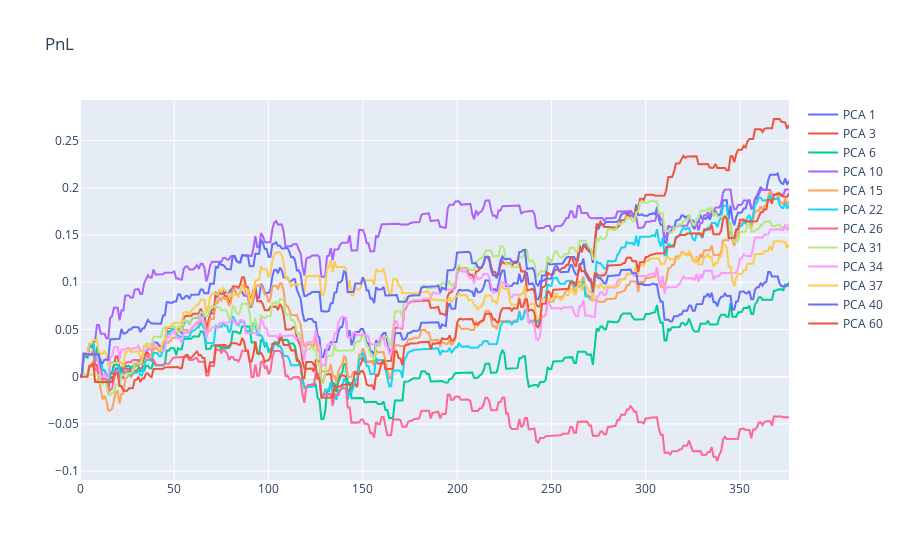

Notebook source saved alongside this figure:
### Code cell
import plotly.graph_objects as go

n_pc = [1, 3, 6, 10, 15, 22, 26, 31, 34, 37, 40, 60]    # number of principal components for the transformed datasets

traces1 = []
traces2 = []

for i in range(len(pnls_pca)):
    trace1 = go.Scatter(x=df.index, y=pnls_pca[i], mode='lines', name='PCA ' + str(n_pc[i]))
    trace2 = go.Scatter(x=df.index, y=pnls_kpca[i], mode='lines', name='KPCA ' + str(n_pc[i]))
    traces1.append(trace1)
    traces2.append(trace2)

# Create a figure with the traces
fig = go.Figure(traces1)
fig.update_layout(title='PnL')
fig.show()

### Figure 1 — Plotly figure (JSON) as saved in the notebook; plotly's stock layout.template omitted (floating-point values rounded to 4 significant figures; data arrays with more than 128 entries replaced by an {"elided": "..."} marker saying what was removed)
{"data": [{"mode": "lines", "name": "PCA 1", "type": "scatter", "x": {"elided": "377 int values"}, "y": {"elided": "377 float values"}}, {"mode": "lines", "name": "PCA 3", "type": "scatter", "x": {"elided": "377 int values"}, "y": {"elided": "377 float values"}}, {"mode": "lines", "name": "PCA 6", "type": "scatter", "x": {"elided": "377 int values"}, "y": {"elided": "377 float values"}}, {"mode": "lines", "name": "PCA 10", "type": "scatter", "x": {"elided": "377 int values"}, "y": {"elided": "377 float values"}}, {"mode": "lines", "name": "PCA 15", "type": "scatter", "x": {"elided": "377 int values"}, "y": {"elided": "377 float values"}}, {"mode": "lines", "name": "PCA 22", "type": "scatter", "x": {"elided": "377 int values"}, "y": {"elided": "377 float values"}}, {"mode": "lines", "name": "PCA 26", "type": "scatter", "x": {"elided": "377 int values"}, "y": {"elided": "377 float values"}}, {"mode": "lines", "name": "PCA 31", "type": "scatter", "x": {"elided": "377 int values"}, "y": {"elided": "377 float values"}}, {"mode": "lines", "name": "PCA 34", "type": "scatter", "x": {"elided": "377 int values"}, "y": {"elided": "377 float values"}}, {"mode": "lines", "name": "PCA 37", "type": "scatter", "x": {"elided": "377 int values"}, "y": {"elided": "377 float values"}}, {"mode": "lines", "name": "PCA 40", "type": "scatter", "x": {"elided": "377 int values"}, "y": {"elided": "377 float values"}}, {"mode": "lines", "name": "PCA 60", "type": "scatter", "x": {"elided": "377 int values"}, "y": {"elided": "377 float values"}}], "layout": {"title": {"text": "PnL"}}}
